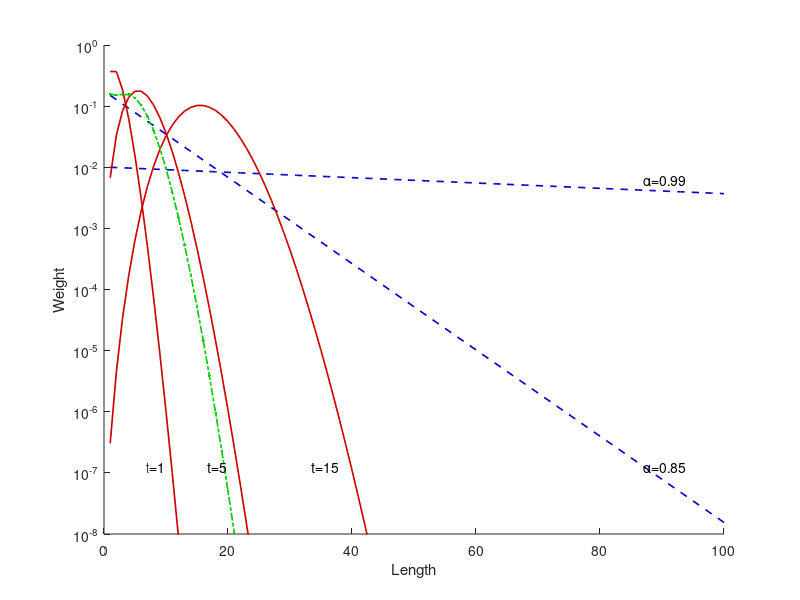

Source code (MATLAB): (Note: this script raises an error after producing the figure.)
%% Create the pathweights figure for the paper
% The point of this figure is to illustrate the difference between the path
% weighting in PageRank and in the heat-kernel as we vary alpha and t.
% Include time-dependent pagerank in this one!
clear; clc;
clf; hold all;

% Draw two alphas
legtext = {};
alphas = [0.85,0.99];
ts = [1, 5, 15];


for ai=1:numel(alphas)
    alpha = alphas(ai);

    prweight0 = 1-alpha;

    ks = 100;
    prweight = zeros(ks,1);
    prweight(1) = prweight0;
    for k=2:ks
        prweight(k) = alpha*prweight(k-1);
    end
    plot(prweight,'b--','LineWidth',1.2,'Color',[0,0,0.8]);
    legtext{end+1} = sprintf('pr - alpha=%.2f',alpha);
end

for ti=1:numel(ts)
    t = ts(ti);
    hkweight0 = exp(-t);
    hkweight = zeros(ks,1);
    hkweight(1) = hkweight0;
    for k=2:ks
        hkweight(k) = t/(k-1)*hkweight(k-1);
    end
    plot(hkweight,'r-','LineWidth',1.2,'Color',[0.8,0,0]);
    legtext{end+1} = sprintf('hk - t=%g',t);
end



% Time dependent pagerank

tdpr_alpha = 0.85;
tdpr_gamma = 5.0;

egamma = exp(-tdpr_gamma);
tdprweight0 = 1-tdpr_alpha + egamma;

ks = 100;
tdprweight = zeros(ks,1);
tdprweight(1) = tdprweight0;
alphak = 1;
sum_gam = 1;
last_sum_gam_term = 1;
for k=2:ks
    alphak = alphak*tdpr_alpha;
    last_sum_gam_term = last_sum_gam_term*tdpr_gamma/(k-1);
    sum_gam = sum_gam + last_sum_gam_term;
    left_piece = (1-tdpr_alpha)*alphak*(1-egamma*sum_gam);
    right_piece = last_sum_gam_term*alphak*egamma;
    tdprweight(k) = left_piece+right_piece;
end
plot(tdprweight,'.-.','LineWidth',1.2,'Color',[0,0.8,0]);
legtext{end+1} = sprintf('tdpr - alpha=%.2f,  gamma=%.2f', tdpr_alpha, tdpr_gamma);
    

text(10,1e-7,'t=1','VerticalAlignment','bottom','HorizontalAlignment','right');
text(20,1e-7,'t=5','VerticalAlignment','bottom','HorizontalAlignment','right');
text(38,1e-7,'t=15','VerticalAlignment','bottom','HorizontalAlignment','right');
text(87,1e-7,'\alpha=0.85','VerticalAlignment','bottom');
text(87,5e-3,'\alpha=0.99','VerticalAlignment','bottom');
ylabel('Weight');
xlabel('Length');
set(gca,'YScale','log');
set(gca,'LineWidth',0.6);
ylim([1e-8,1]);
%legend(legtext{:});

set_figure_size([4,2]);
print('pathweights_all.png', '-dpng','-r600');